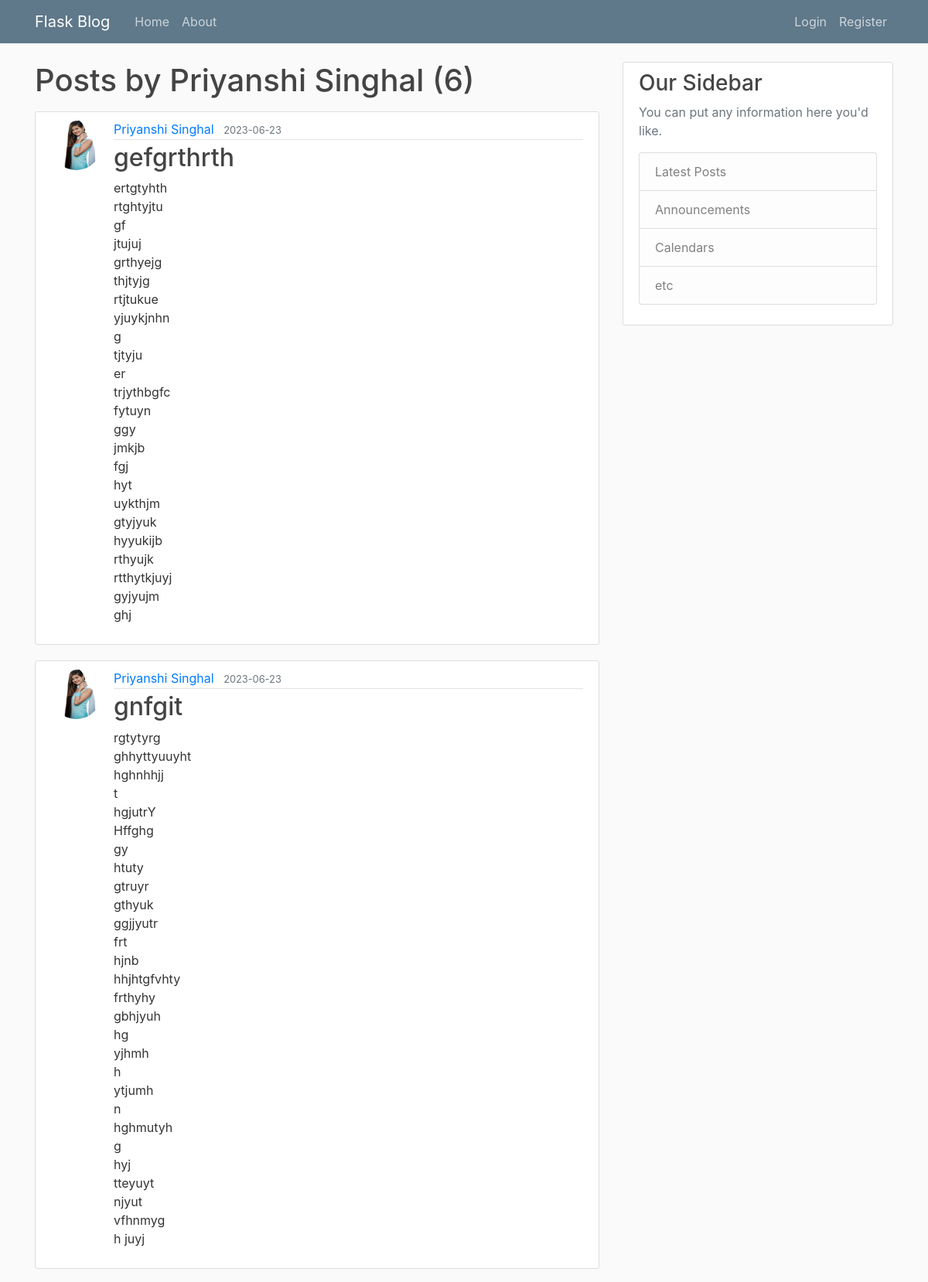
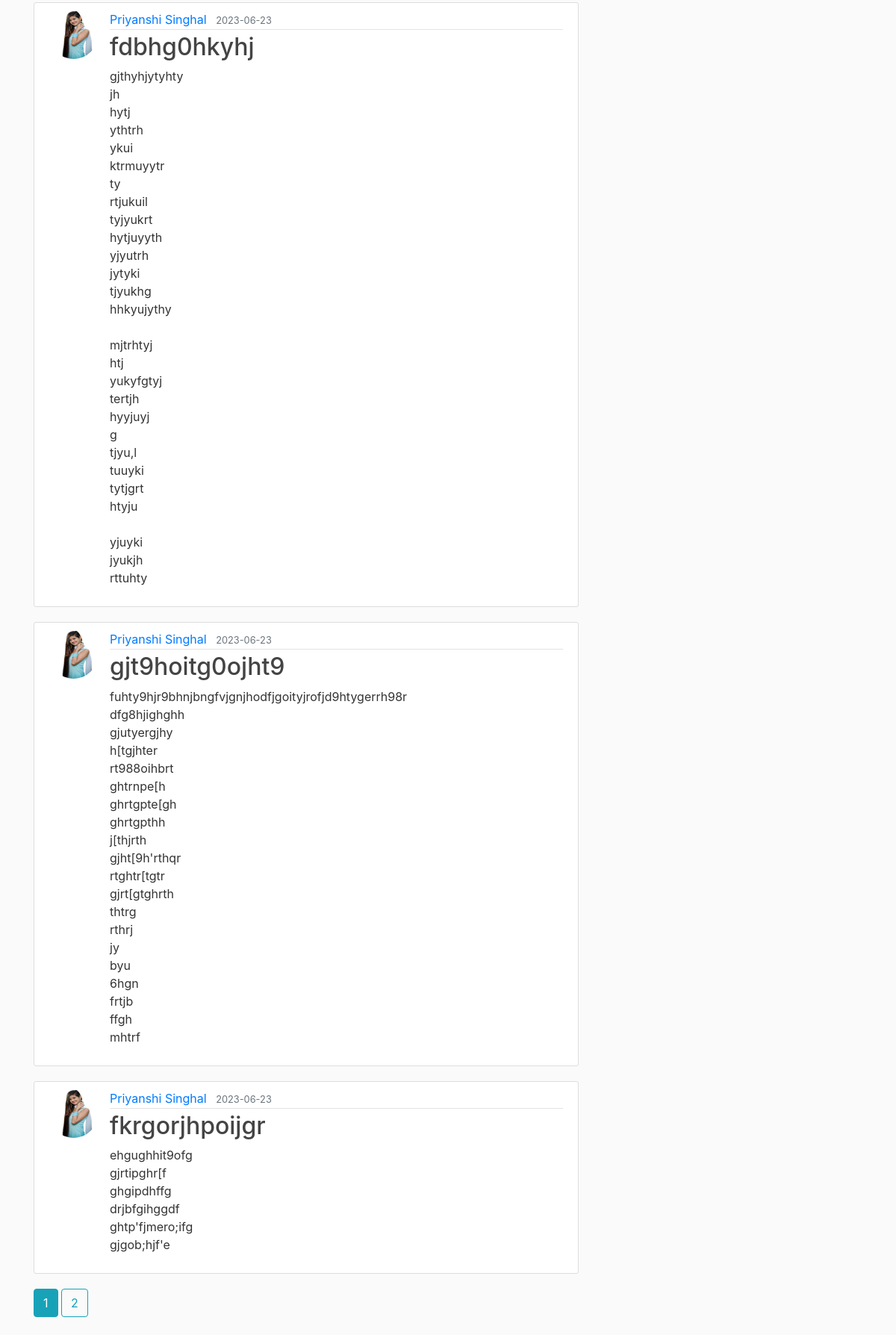
The page /user/Priyanshi Singhal on the database its author committed (2 pictures, top to bottom).
### flaskblog/models.py (models this page shows, shortened)
class User(db.Model, UserMixin):
    id = db.Column(db.Integer, primary_key=True)
    username = db.Column(db.String(20), unique=True, nullable=False)
    email = db.Column(db.String(120), unique=True, nullable=False)
    image_file = db.Column(db.String(20), nullable=False, default='default.jpg')
    password = db.Column(db.String(60), nullable=False)
    posts = db.relationship('Post', backref='author', lazy=True)

class Post(db.Model):
    id = db.Column(db.Integer, primary_key=True)
    title = db.Column(db.String(100), nullable=False)
    date_posted = db.Column(db.DateTime, nullable=False, default=datetime.utcnow)
    content = db.Column(db.Text, nullable=False)
    user_id = db.Column(db.Integer, db.ForeignKey('user.id'), nullable=False)

### flaskblog/users/routes.py (the view)
@users.route("/user/<string:username>")
def user_posts(username):
    page = request.args.get('page', 1, type=int)
    user = User.query.filter_by(username=username).first_or_404()
    posts = Post.query.filter_by(author=user)\
        .order_by(Post.date_posted.desc())\
        .paginate(page=page, per_page=5)
    return render_template('user_posts.html', posts=posts, user=user)

### flaskblog/templates/user_posts.html
{% extends "layout.html" %}
{% block content %}
    <h1 class="mb-3">Posts by {{ user.username }} ({{ posts.total }})</h1>
    {% for post in posts.items %}
        <article class="media content-section">
          <img class="rounded-circle article-img" src="{{ url_for('static', filename='profile_pics/' + post.author.image_file) }}">
          <div class="media-body">
            <div class="article-metadata">
              <a class="mr-2" href="{{ url_for('user_posts', username=post.author.username) }}">{{ post.author.username }}</a>
              <small class="text-muted">{{ post.date_posted.strftime('%Y-%m-%d') }}</small>
            </div>
            <h2><a class="article-title" href="{{ url_for('post', post_id=post.id) }}">{{ post.title }}</a></h2>
            <p class="article-content">{{ post.content }}</p>
          </div>
        </article>
    {% endfor %}
    {% for page_num in posts.iter_pages(left_edge=1, right_edge=1, left_current=1, right_current=2) %}
      {% if page_num %}
        {% if posts.page == page_num %}
          <a class="btn btn-info mb-4" href="{{ url_for('user_posts', username=user.username, page=page_num) }}">{{ page_num }}</a>
        {% else %}
          <a class="btn btn-outline-info mb-4" href="{{ url_for('user_posts', username=user.username, page=page_num) }}">{{ page_num }}</a>
        {% endif %}
      {% else %}
        ...
      {% endif %}
    {% endfor %}
{% endblock content %}

### flaskblog/static/main.css (style rules this page uses)
body { background: #fafafa; color: #333333; margin-top: 5rem; }
h1, h2, h3, h4, h5, h6 { color: #444444; }
.content-section { background: #ffffff; padding: 10px 20px; border: 1px solid #dddddd; border-radius: 3px; margin-bottom: 20px; }
.article-title { color: #444444; }
.article-content { white-space: pre-line; }
.article-img { height: 65px; width: 65px; margin-right: 16px; }
.article-metadata { padding-bottom: 1px; margin-bottom: 4px; border-bottom: 1px solid #e3e3e3 }

### rows shown on the page
User: username "Priyanshi Singhal"
Post: image_file (picture), author.username "Priyanshi Singhal", date_posted "2023-06-23", title "gefgrthrth", content "ertgtyhth rtghtyjtu gf jtujuj grthyejg thjtyjg rtjtukue yjuykjnhn g tjtyju er trjythbgfc fytuyn ggy jmkjb fgj hyt uykthjm gtyjyuk hyyukijb rthyujk rtthytkjuyj gyjyujm ghj"
Post: image_file (picture), author.username "Priyanshi Singhal", date_posted "2023-06-23", title "gnfgit", content "rgtytyrg ghhyttyuuyht hghnhhjj t hgjutrY Hffghg gy htuty gtruyr gthyuk ggjjyutr frt hjnb hhjhtgfvhty frthyhy gbhjyuh hg yjhmh h ytjumh n hghmutyh g hyj tteyuyt njyut vfhnmyg h juyj"
Post: image_file (picture), author.username "Priyanshi Singhal", date_posted "2023-06-23", title "fdbhg0hkyhj", content "gjthyhjytyhty jh hytj ythtrh ykui ktrmuyytr ty rtjukuil tyjyukrt hytjuyyth yjyutrh jytyki tjyukhg hhkyujythy mjtrhtyj htj yukyfgtyj tertjh hyyjuyj g tjyu,l tuuyki tytjgrt htyju yjuyki jyukjh rttuhty"
Post: image_file (picture), author.username "Priyanshi Singhal", date_posted "2023-06-23", title "gjt9hoitg0ojht9", content "fuhty9hjr9bhnjbngfvjgnjhodfjgoityjrofjd9htygerrh98r dfg8hjighghh gjutyergjhy h[tgjhter rt988oihbrt ghtrnpe[h ghrtgpte[gh ghrtgpthh j[thjrth gjht[9h'rthqr rtghtr[tgtr gjrt[gtghrth thtrg rthrj jy byu 6hgn frtjb ffgh mhtrf"
Post: image_file (picture), author.username "Priyanshi Singhal", date_posted "2023-06-23", title "fkrgorjhpoijgr", content "ehgughhit9ofg gjrtipghr[f ghgipdhffg drjbfgihggdf ghtp'fjmero;ifg gjgob;hjf'e"

### other values the page prints
{{ posts.total }} "6"
{{ page_num }} "1"
{{ page_num }} "2"
